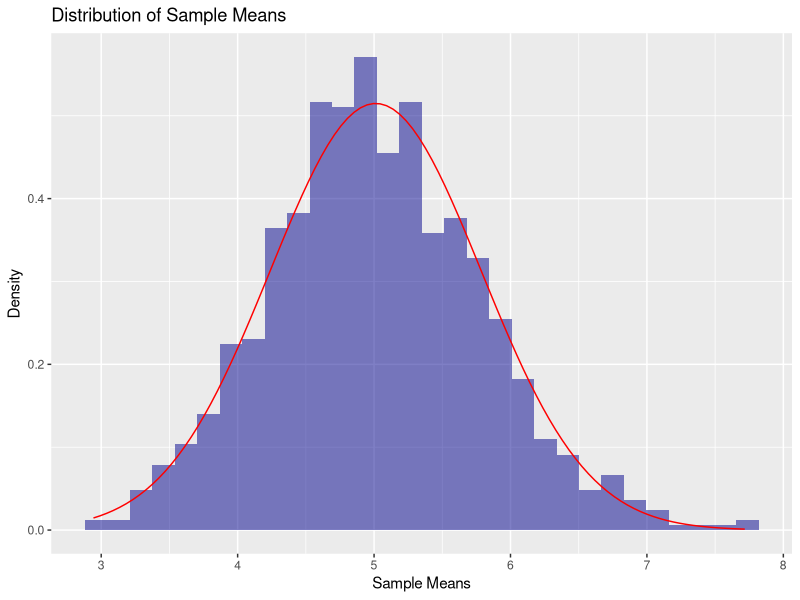
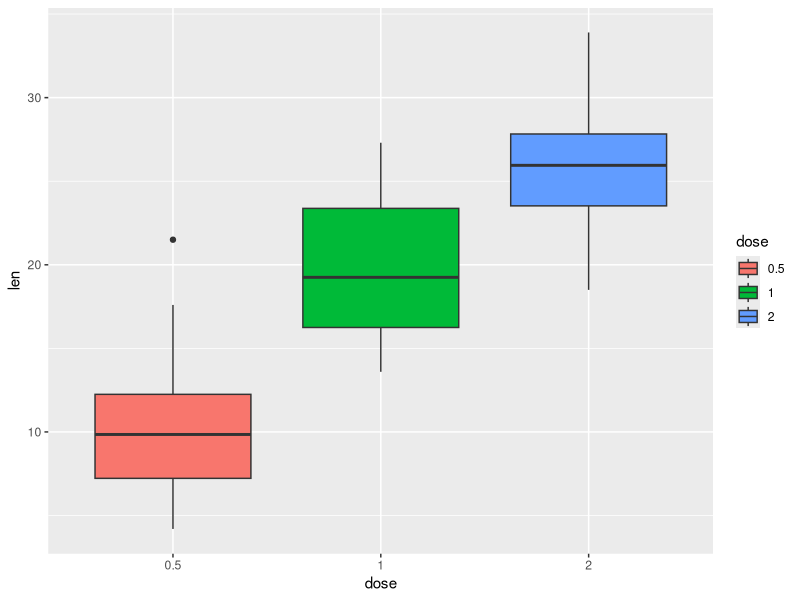
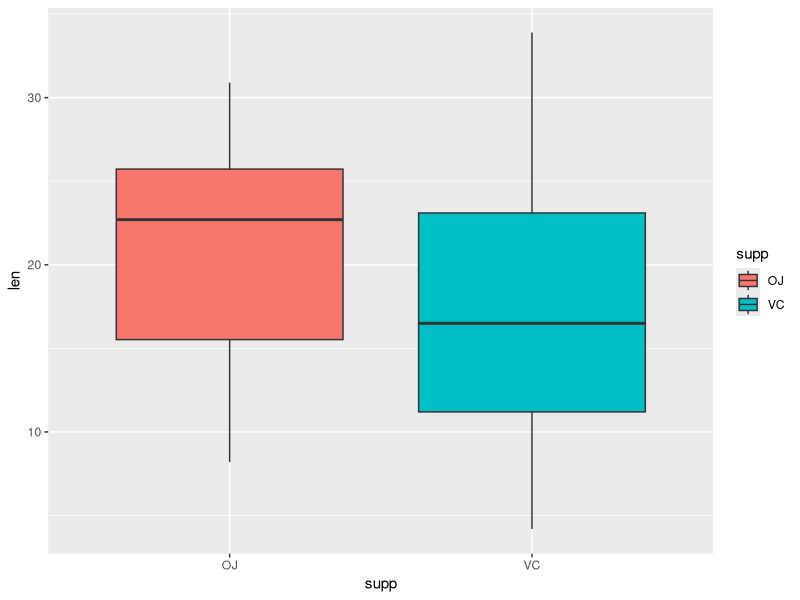

Generate these figures, in order, with R:
## ---- chunk 1
knitr::opts_chunk$set(echo = TRUE)
## ---- chunk 2
set.seed(123)
lambda <- 0.2
n <- 40
simulations <- 1000
## ---- chunk 3
# Simulate 1000 averages of 40 exponentials
simulated_means <- replicate(simulations, mean(rexp(n, lambda)))

# Theoretical mean and standard deviation
theoretical_mean <- 1 / lambda
theoretical_sd <- 1 / lambda / sqrt(n)

# Sample mean and standard deviation
sample_mean <- mean(simulated_means)
sample_sd <- sd(simulated_means)
## ---- chunk 4
# Results

sample_mean
theoretical_mean
sample_sd
theoretical_sd
## ---- chunk 5
# Calculating the theoretical variance of a distribution (lambda is the parameter and n is the sample size).
# The formula computes the variance base on these parameters.
theoretical_variance <- (1 / lambda)^2 / n

#This line calculates the sample variance of the simulated_means data. Var is a function that computes the variance of the given data. 
sample_variance <- var(simulated_means)

#Cat is a function that concatenates and print the values. 

cat("Theoretical Variance:", theoretical_variance, "\n")
cat("Sample Variance:", sample_variance, "\n")
## ---- chunk 6
library(ggplot2)

# Combine histogram and normal distribution
ggplot(data.frame(x=simulated_means), aes(x=x)) +
  geom_histogram(aes(y=after_stat(density)), bins=30, fill="darkblue", alpha=0.5) +
  stat_function(fun=dnorm, args=list(mean=mean(simulated_means), sd=sd(simulated_means)), 
                color="red", linewidth=0.5) +
  labs(title="Distribution of Sample Means", x="Sample Means", y="Density")
## ---- chunk 7
library(datasets)
data("ToothGrowth")
str(ToothGrowth)
head(ToothGrowth)
summary(ToothGrowth)
## ---- chunk 8
ToothGrowth$dose <- as.factor(ToothGrowth$dose)
ggplot(aes(x=dose, y=len), data=ToothGrowth) + geom_boxplot(aes(fill=dose))
## ---- chunk 9
#Create three sub-groups per dose level pairs in order to check for group differences.
ToothGrowth.doses_0.5_1.0 <- subset(ToothGrowth, dose %in% c(0.5, 1.0))
ToothGrowth.doses_0.5_2.0 <- subset(ToothGrowth, dose %in% c(0.5, 2.0))
ToothGrowth.doses_1.0_2.0 <- subset(ToothGrowth, dose %in% c(1.0, 2.0))
## ---- chunk 10
t.test(len ~ dose, data = ToothGrowth.doses_0.5_1.0)

## ---- chunk 11
ttest1 <- t.test(len ~ dose, data = ToothGrowth.doses_0.5_2.0)
print(ttest1, options=999)
## ---- chunk 12
t.test(len ~ dose, data = ToothGrowth.doses_1.0_2.0)
## ---- chunk 13
ggplot(aes(x=supp, y=len), data=ToothGrowth) + geom_boxplot(aes(fill=supp))
## ---- chunk 14
t.test(len ~ supp, data = ToothGrowth)
